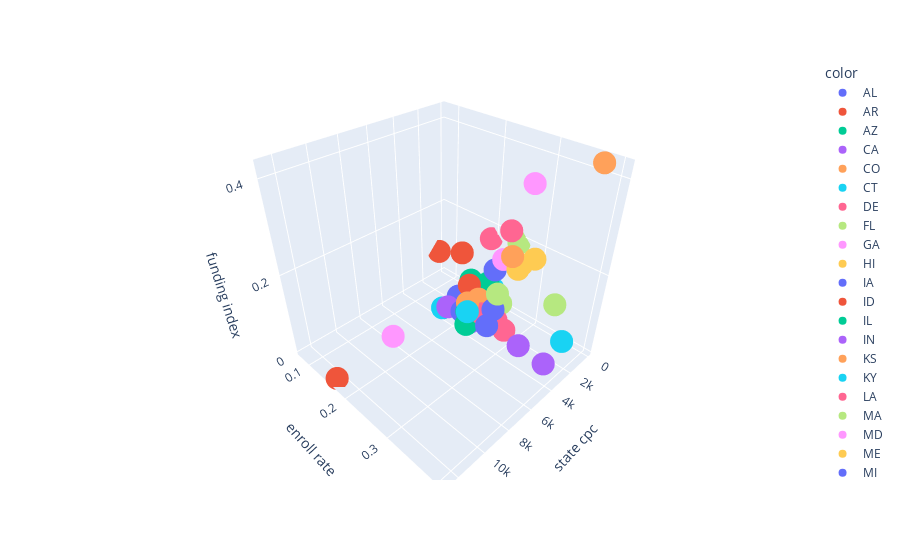

Here is the notebook cell this chart was saved with:
### Code cell
import plotly.express as px

x_label = 'state cpc'
y_label = 'enroll rate'
z_label = 'funding index'

x = df_foo.state_cpc.values
y = df_foo.enroll_rate.values
z = df_foo.funding_index.values

df = pd.DataFrame( {
    x_label: x,
    y_label: y,
    z_label: z
})

# Create the 3D scatter plot
fig = px.scatter_3d(df, x=x, y=y, z=z, color=df_foo.state,)

# Customize the layout (optional)
fig.update_layout(
    scene=dict(
        xaxis_title=x_label,
        yaxis_title=y_label,
        zaxis_title=z_label
    )
)

# Show the plot
fig.show()

### Figure 1 — Plotly figure (JSON) as saved in the notebook; plotly's stock layout.template omitted (floating-point values rounded to 4 significant figures)
{"data": [{"hovertemplate": "color=AL<br>x=%{x}<br>y=%{y}<br>z=%{z}<extra></extra>", "legendgroup": "AL", "marker": {"color": "#636efa", "symbol": "circle"}, "mode": "markers", "name": "AL", "scene": "scene", "showlegend": true, "type": "scatter3d", "x": [2822.0], "y": [0.1823], "z": [0.04517]}, {"hovertemplate": "color=AR<br>x=%{x}<br>y=%{y}<br>z=%{z}<extra></extra>", "legendgroup": "AR", "marker": {"color": "#EF553B", "symbol": "circle"}, "mode": "markers", "name": "AR", "scene": "scene", "showlegend": true, "type": "scatter3d", "x": [2175.0], "y": [0.193], "z": [0.07222]}, {"hovertemplate": "color=AZ<br>x=%{x}<br>y=%{y}<br>z=%{z}<extra></extra>", "legendgroup": "AZ", "marker": {"color": "#00cc96", "symbol": "circle"}, "mode": "markers", "name": "AZ", "scene": "scene", "showlegend": true, "type": "scatter3d", "x": [403.7], "y": [0.1557], "z": [0.03121]}, {"hovertemplate": "color=CA<br>x=%{x}<br>y=%{y}<br>z=%{z}<extra></extra>", "legendgroup": "CA", "marker": {"color": "#ab63fa", "symbol": "circle"}, "mode": "markers", "name": "CA", "scene": "scene", "showlegend": true, "type": "scatter3d", "x": [2191.0], "y": [0.2377], "z": [0.005001]}, {"hovertemplate": "color=CO<br>x=%{x}<br>y=%{y}<br>z=%{z}<extra></extra>", "legendgroup": "CO", "marker": {"color": "#FFA15A", "symbol": "circle"}, "mode": "markers", "name": "CO", "scene": "scene", "showlegend": true, "type": "scatter3d", "x": [1797.0], "y": [0.2132], "z": [0.02843]}, {"hovertemplate": "color=CT<br>x=%{x}<br>y=%{y}<br>z=%{z}<extra></extra>", "legendgroup": "CT", "marker": {"color": "#19d3f3", "symbol": "circle"}, "mode": "markers", "name": "CT", "scene": "scene", "showlegend": true, "type": "scatter3d", "x": [421.5], "y": [0.2098], "z": [0.04355]}, {"hovertemplate": "color=DE<br>x=%{x}<br>y=%{y}<br>z=%{z}<extra></extra>", "legendgroup": "DE", "marker": {"color": "#FF6692", "symbol": "circle"}, "mode": "markers", "name": "DE", "scene": "scene", "showlegend": true, "type": "scatter3d", "x": [157.6], "y": [0.194], "z": [0.1677]}, {"hovertemplate": "color=FL<br>x=%{x}<br>y=%{y}<br>z=%{z}<extra></extra>", "legendgroup": "FL", "marker": {"color": "#B6E880", "symbol": "circle"}, "mode": "markers", "name": "FL", "scene": "scene", "showlegend": true, "type": "scatter3d", "x": [2664.0], "y": [0.1756], "z": [0.007612]}, {"hovertemplate": "color=GA<br>x=%{x}<br>y=%{y}<br>z=%{z}<extra></extra>", "legendgroup": "GA", "marker": {"color": "#FF97FF", "symbol": "circle"}, "mode": "markers", "name": "GA", "scene": "scene", "showlegend": true, "type": "scatter3d", "x": [8092.0], "y": [0.1616], "z": [0.01802]}, {"hovertemplate": "color=HI<br>x=%{x}<br>y=%{y}<br>z=%{z}<extra></extra>", "legendgroup": "HI", "marker": {"color": "#FECB52", "symbol": "circle"}, "mode": "markers", "name": "HI", "scene": "scene", "showlegend": true, "type": "scatter3d", "x": [112.0], "y": [0.2561], "z": [0.1223]}, {"hovertemplate": "color=IA<br>x=%{x}<br>y=%{y}<br>z=%{z}<extra></extra>", "legendgroup": "IA", "marker": {"color": "#636efa", "symbol": "circle"}, "mode": "markers", "name": "IA", "scene": "scene", "showlegend": true, "type": "scatter3d", "x": [2621.0], "y": [0.2591], "z": [0.05855]}, {"hovertemplate": "color=ID<br>x=%{x}<br>y=%{y}<br>z=%{z}<extra></extra>", "legendgroup": "ID", "marker": {"color": "#EF553B", "symbol": "circle"}, "mode": "markers", "name": "ID", "scene": "scene", "showlegend": true, "type": "scatter3d", "x": [1267.0], "y": [0.1518], "z": [0.1218]}, {"hovertemplate": "color=IL<br>x=%{x}<br>y=%{y}<br>z=%{z}<extra></extra>", "legendgroup": "IL", "marker": {"color": "#00cc96", "symbol": "circle"}, "mode": "markers", "name": "IL", "scene": "scene", "showlegend": true, "type": "scatter3d", "x": [3877.0], "y": [0.2274], "z": [0.01658]}, {"hovertemplate": "color=IN<br>x=%{x}<br>y=%{y}<br>z=%{z}<extra></extra>", "legendgroup": "IN", "marker": {"color": "#ab63fa", "symbol": "circle"}, "mode": "markers", "name": "IN", "scene": "scene", "showlegend": true, "type": "scatter3d", "x": [3777.0], "y": [0.1803], "z": [0.0303]}, {"hovertemplate": "color=KS<br>x=%{x}<br>y=%{y}<br>z=%{z}<extra></extra>", "legendgroup": "KS", "marker": {"color": "#FFA15A", "symbol": "circle"}, "mode": "markers", "name": "KS", "scene": "scene", "showlegend": true, "type": "scatter3d", "x": [3505.0], "y": [0.2208], "z": [0.06618]}, {"hovertemplate": "color=KY<br>x=%{x}<br>y=%{y}<br>z=%{z}<extra></extra>", "legendgroup": "KY", "marker": {"color": "#19d3f3", "symbol": "circle"}, "mode": "markers", "name": "KY", "scene": "scene", "showlegend": true, "type": "scatter3d", "x": [3785.0], "y": [0.2276], "z": [0.05178]}, {"hovertemplate": "color=LA<br>x=%{x}<br>y=%{y}<br>z=%{z}<extra></extra>", "legendgroup": "LA", "marker": {"color": "#FF6692", "symbol": "circle"}, "mode": "markers", "name": "LA", "scene": "scene", "showlegend": true, "type": "scatter3d", "x": [2982.0], "y": [0.2434], "z": [0.04161]}, {"hovertemplate": "color=MA<br>x=%{x}<br>y=%{y}<br>z=%{z}<extra></extra>", "legendgroup": "MA", "marker": {"color": "#B6E880", "symbol": "circle"}, "mode": "markers", "name": "MA", "scene": "scene", "showlegend": true, "type": "scatter3d", "x": [747.7], "y": [0.2375], "z": [0.02371]}, {"hovertemplate": "color=MD<br>x=%{x}<br>y=%{y}<br>z=%{z}<extra></extra>", "legendgroup": "MD", "marker": {"color": "#FF97FF", "symbol": "circle"}, "mode": "markers", "name": "MD", "scene": "scene", "showlegend": true, "type": "scatter3d", "x": [859.4], "y": [0.2113], "z": [0.03045]}, {"hovertemplate": "color=ME<br>x=%{x}<br>y=%{y}<br>z=%{z}<extra></extra>", "legendgroup": "ME", "marker": {"color": "#FECB52", "symbol": "circle"}, "mode": "markers", "name": "ME", "scene": "scene", "showlegend": true, "type": "scatter3d", "x": [311.3], "y": [0.2911], "z": [0.1736]}, {"hovertemplate": "color=MI<br>x=%{x}<br>y=%{y}<br>z=%{z}<extra></extra>", "legendgroup": "MI", "marker": {"color": "#636efa", "symbol": "circle"}, "mode": "markers", "name": "MI", "scene": "scene", "showlegend": true, "type": "scatter3d", "x": [3139.0], "y": [0.2583], "z": [0.02207]}, {"hovertemplate": "color=MN<br>x=%{x}<br>y=%{y}<br>z=%{z}<extra></extra>", "legendgroup": "MN", "marker": {"color": "#EF553B", "symbol": "circle"}, "mode": "markers", "name": "MN", "scene": "scene", "showlegend": true, "type": "scatter3d", "x": [2467.0], "y": [0.2576], "z": [0.02922]}, {"hovertemplate": "color=MO<br>x=%{x}<br>y=%{y}<br>z=%{z}<extra></extra>", "legendgroup": "MO", "marker": {"color": "#00cc96", "symbol": "circle"}, "mode": "markers", "name": "MO", "scene": "scene", "showlegend": true, "type": "scatter3d", "x": [3412.0], "y": [0.2178], "z": [0.03754]}, {"hovertemplate": "color=MS<br>x=%{x}<br>y=%{y}<br>z=%{z}<extra></extra>", "legendgroup": "MS", "marker": {"color": "#ab63fa", "symbol": "circle"}, "mode": "markers", "name": "MS", "scene": "scene", "showlegend": true, "type": "scatter3d", "x": [4779.0], "y": [0.403], "z": [0.07653]}, {"hovertemplate": "color=MT<br>x=%{x}<br>y=%{y}<br>z=%{z}<extra></extra>", "legendgroup": "MT", "marker": {"color": "#FFA15A", "symbol": "circle"}, "mode": "markers", "name": "MT", "scene": "scene", "showlegend": true, "type": "scatter3d", "x": [1555.0], "y": [0.2696], "z": [0.1866]}, {"hovertemplate": "color=NC<br>x=%{x}<br>y=%{y}<br>z=%{z}<extra></extra>", "legendgroup": "NC", "marker": {"color": "#19d3f3", "symbol": "circle"}, "mode": "markers", "name": "NC", "scene": "scene", "showlegend": true, "type": "scatter3d", "x": [3814.0], "y": [0.1679], "z": [0.01884]}, {"hovertemplate": "color=ND<br>x=%{x}<br>y=%{y}<br>z=%{z}<extra></extra>", "legendgroup": "ND", "marker": {"color": "#FF6692", "symbol": "circle"}, "mode": "markers", "name": "ND", "scene": "scene", "showlegend": true, "type": "scatter3d", "x": [1485.0], "y": [0.2619], "z": [0.2431]}, {"hovertemplate": "color=NE<br>x=%{x}<br>y=%{y}<br>z=%{z}<extra></extra>", "legendgroup": "NE", "marker": {"color": "#B6E880", "symbol": "circle"}, "mode": "markers", "name": "NE", "scene": "scene", "showlegend": true, "type": "scatter3d", "x": [2417.0], "y": [0.262], "z": [0.0995]}, {"hovertemplate": "color=NH<br>x=%{x}<br>y=%{y}<br>z=%{z}<extra></extra>", "legendgroup": "NH", "marker": {"color": "#FF97FF", "symbol": "circle"}, "mode": "markers", "name": "NH", "scene": "scene", "showlegend": true, "type": "scatter3d", "x": [310.4], "y": [0.2277], "z": [0.1341]}, {"hovertemplate": "color=NJ<br>x=%{x}<br>y=%{y}<br>z=%{z}<extra></extra>", "legendgroup": "NJ", "marker": {"color": "#FECB52", "symbol": "circle"}, "mode": "markers", "name": "NJ", "scene": "scene", "showlegend": true, "type": "scatter3d", "x": [1162.0], "y": [0.185], "z": [0.01776]}, {"hovertemplate": "color=NM<br>x=%{x}<br>y=%{y}<br>z=%{z}<extra></extra>", "legendgroup": "NM", "marker": {"color": "#636efa", "symbol": "circle"}, "mode": "markers", "name": "NM", "scene": "scene", "showlegend": true, "type": "scatter3d", "x": [785.1], "y": [0.2199], "z": [0.1087]}, {"hovertemplate": "color=NV<br>x=%{x}<br>y=%{y}<br>z=%{z}<extra></extra>", "legendgroup": "NV", "marker": {"color": "#EF553B", "symbol": "circle"}, "mode": "markers", "name": "NV", "scene": "scene", "showlegend": true, "type": "scatter3d", "x": [661.9], "y": [0.07564], "z": [0.07183]}, {"hovertemplate": "color=NY<br>x=%{x}<br>y=%{y}<br>z=%{z}<extra></extra>", "legendgroup": "NY", "marker": {"color": "#00cc96", "symbol": "circle"}, "mode": "markers", "name": "NY", "scene": "scene", "showlegend": true, "type": "scatter3d", "x": [3103.0], "y": [0.209], "z": [0.00917]}, {"hovertemplate": "color=OH<br>x=%{x}<br>y=%{y}<br>z=%{z}<extra></extra>", "legendgroup": "OH", "marker": {"color": "#ab63fa", "symbol": "circle"}, "mode": "markers", "name": "OH", "scene": "scene", "showlegend": true, "type": "scatter3d", "x": [3464.0], "y": [0.229], "z": [0.01696]}, {"hovertemplate": "color=OK<br>x=%{x}<br>y=%{y}<br>z=%{z}<extra></extra>", "legendgroup": "OK", "marker": {"color": "#FFA15A", "symbol": "circle"}, "mode": "markers", "name": "OK", "scene": "scene", "showlegend": true, "type": "scatter3d", "x": [2141.0], "y": [0.215], "z": [0.04684]}, {"hovertemplate": "color=OR<br>x=%{x}<br>y=%{y}<br>z=%{z}<extra></extra>", "legendgroup": "OR", "marker": {"color": "#19d3f3", "symbol": "circle"}, "mode": "markers", "name": "OR", "scene": "scene", "showlegend": true, "type": "scatter3d", "x": [1167.0], "y": [0.3763], "z": [0.03091]}, {"hovertemplate": "color=PA<br>x=%{x}<br>y=%{y}<br>z=%{z}<extra></extra>", "legendgroup": "PA", "marker": {"color": "#FF6692", "symbol": "circle"}, "mode": "markers", "name": "PA", "scene": "scene", "showlegend": true, "type": "scatter3d", "x": [2409.0], "y": [0.2816], "z": [0.01202]}, {"hovertemplate": "color=RI<br>x=%{x}<br>y=%{y}<br>z=%{z}<extra></extra>", "legendgroup": "RI", "marker": {"color": "#B6E880", "symbol": "circle"}, "mode": "markers", "name": "RI", "scene": "scene", "showlegend": true, "type": "scatter3d", "x": [182.5], "y": [0.2541], "z": [0.1904]}, {"hovertemplate": "color=SC<br>x=%{x}<br>y=%{y}<br>z=%{z}<extra></extra>", "legendgroup": "SC", "marker": {"color": "#FF97FF", "symbol": "circle"}, "mode": "markers", "name": "SC", "scene": "scene", "showlegend": true, "type": "scatter3d", "x": [2322.0], "y": [0.1953], "z": [0.03846]}, {"hovertemplate": "color=SD<br>x=%{x}<br>y=%{y}<br>z=%{z}<extra></extra>", "legendgroup": "SD", "marker": {"color": "#FECB52", "symbol": "circle"}, "mode": "markers", "name": "SD", "scene": "scene", "showlegend": true, "type": "scatter3d", "x": [1251.0], "y": [0.2831], "z": [0.1696]}, {"hovertemplate": "color=TN<br>x=%{x}<br>y=%{y}<br>z=%{z}<extra></extra>", "legendgroup": "TN", "marker": {"color": "#636efa", "symbol": "circle"}, "mode": "markers", "name": "TN", "scene": "scene", "showlegend": true, "type": "scatter3d", "x": [3345.0], "y": [0.2045], "z": [0.02688]}, {"hovertemplate": "color=TX<br>x=%{x}<br>y=%{y}<br>z=%{z}<extra></extra>", "legendgroup": "TX", "marker": {"color": "#EF553B", "symbol": "circle"}, "mode": "markers", "name": "TX", "scene": "scene", "showlegend": true, "type": "scatter3d", "x": [12610.0], "y": [0.165], "z": [0.005593]}, {"hovertemplate": "color=UT<br>x=%{x}<br>y=%{y}<br>z=%{z}<extra></extra>", "legendgroup": "UT", "marker": {"color": "#00cc96", "symbol": "circle"}, "mode": "markers", "name": "UT", "scene": "scene", "showlegend": true, "type": "scatter3d", "x": [932.9], "y": [0.2089], "z": [0.06718]}, {"hovertemplate": "color=VA<br>x=%{x}<br>y=%{y}<br>z=%{z}<extra></extra>", "legendgroup": "VA", "marker": {"color": "#ab63fa", "symbol": "circle"}, "mode": "markers", "name": "VA", "scene": "scene", "showlegend": true, "type": "scatter3d", "x": [3061.0], "y": [0.326], "z": [0.01827]}, {"hovertemplate": "color=VT<br>x=%{x}<br>y=%{y}<br>z=%{z}<extra></extra>", "legendgroup": "VT", "marker": {"color": "#FFA15A", "symbol": "circle"}, "mode": "markers", "name": "VT", "scene": "scene", "showlegend": true, "type": "scatter3d", "x": [248.3], "y": [0.3789], "z": [0.4211]}, {"hovertemplate": "color=WA<br>x=%{x}<br>y=%{y}<br>z=%{z}<extra></extra>", "legendgroup": "WA", "marker": {"color": "#19d3f3", "symbol": "circle"}, "mode": "markers", "name": "WA", "scene": "scene", "showlegend": true, "type": "scatter3d", "x": [1081.0], "y": [0.1842], "z": [0.02674]}, {"hovertemplate": "color=WI<br>x=%{x}<br>y=%{y}<br>z=%{z}<extra></extra>", "legendgroup": "WI", "marker": {"color": "#FF6692", "symbol": "circle"}, "mode": "markers", "name": "WI", "scene": "scene", "showlegend": true, "type": "scatter3d", "x": [2553.0], "y": [0.2657], "z": [0.03203]}, {"hovertemplate": "color=WV<br>x=%{x}<br>y=%{y}<br>z=%{z}<extra></extra>", "legendgroup": "WV", "marker": {"color": "#B6E880", "symbol": "circle"}, "mode": "markers", "name": "WV", "scene": "scene", "showlegend": true, "type": "scatter3d", "x": [1015.0], "y": [0.3509], "z": [0.1083]}, {"hovertemplate": "color=WY<br>x=%{x}<br>y=%{y}<br>z=%{z}<extra></extra>", "legendgroup": "WY", "marker": {"color": "#FF97FF", "symbol": "circle"}, "mode": "markers", "name": "WY", "scene": "scene", "showlegend": true, "type": "scatter3d", "x": [614.2], "y": [0.2803], "z": [0.3447]}], "layout": {"legend": {"title": {"text": "color"}, "tracegroupgap": 0}, "margin": {"t": 60}, "scene": {"domain": {"x": [0, 1], "y": [0, 1]}, "xaxis": {"title": {"text": "state cpc"}}, "yaxis": {"title": {"text": "enroll rate"}}, "zaxis": {"title": {"text": "funding index"}}}}}
